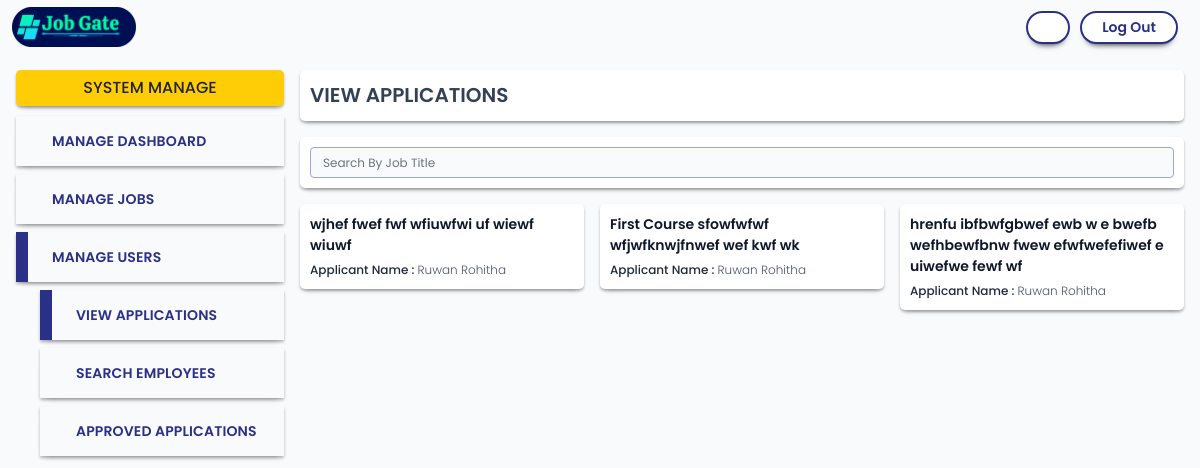
The app's page /user_company/view_applications.php (signed in) with its own data.
### tables this page shows
CREATE TABLE `job_applications` (
  `id` int(11) NOT NULL,
  `user_id` int(11) NOT NULL,
  `job_id` int(11) NOT NULL,
  `status` int(11) NOT NULL COMMENT '1=pending\r\n2=accepted\r\n3=rejected',
  `message` text DEFAULT NULL,
  `applied_date` date NOT NULL,
  `responded_date` date DEFAULT NULL
);

CREATE TABLE `jobs` (
  `id` int(11) NOT NULL,
  `user_id` int(11) NOT NULL,
  `title` varchar(500) NOT NULL,
  `description` text NOT NULL,
  `salary` int(11) NOT NULL,
  `salary_type_id` varchar(100) NOT NULL,
  `job_type_id` int(11) NOT NULL,
  `job_category_id` int(11) NOT NULL,
  `district_id` int(11) NOT NULL,
  `state` int(11) NOT NULL COMMENT '1=active\r\n2=closed',
  `created_at` timestamp NOT NULL DEFAULT current_timestamp()
);

CREATE TABLE `employies` (
  `user_id` int(11) NOT NULL,
  `first_name` varchar(100) NOT NULL,
  `last_name` varchar(100) NOT NULL,
  `description` text DEFAULT NULL,
  `gender` varchar(6) DEFAULT NULL,
  `address` varchar(300) DEFAULT NULL,
  `image` varchar(200) NOT NULL,
  `birthday` date DEFAULT NULL,
  `website` varchar(300) DEFAULT NULL,
  `linkedin` varchar(300) DEFAULT NULL,
  `github` varchar(300) DEFAULT NULL,
  `mobile` varchar(10) DEFAULT NULL,
  `skills` varchar(3000) DEFAULT NULL
);

### user_company/components/application_card.php (the view)
<div class="admin-company-card card-basic over" onmouseup="viewCompanyDetails(<?php echo $row['user_id']; ?>)">
    <div class="row">
        <div class="col-12">
            <div class="name-wrap">
                <div class="name"><?php echo $row['title']; ?></div>
            </div>
            <div class="li-desc"><span>Applicant Name :
                </span><?php echo $row['first_name'] . " " . $row['last_name']; ?></div>
        </div>
    </div>
</div>

### user_company/view_applications.php (shortened to what this page needs)
<!DOCTYPE html>
<html lang="en">
<?php $__siteroot = "."; ?>
<head>
    <?php include($__siteroot . './components/header_links.php'); ?>
</head>
<body>
    <?php include($__siteroot . './components/navigation.php'); ?>
    <div class="row gx-0">
        <div class="col-lg-3 px-3 py-3">
            <div class="btn-title">System Manage</div>
            <?php include('./components/company_menu_card.php'); ?>
        </div>
        <div class="col-lg-9 py-3 pe-3 ps-3 ps-lg-0">
            <div class="title-bar card-basic py-2 mb-3">
                VIEW APPLICATIONS
            </div>
            <div class="row gx-3">
                <div class="col-12">
                    <div class="card-basic mb-3">
                        <div class="input-group">
                            <input class="form-control" type="text" name="search_q" onkeyup="companySearchJobs()"
                                id="search_q" placeholder="Search By Job Title">
                        </div>
                    </div>
                </div>
            </div>
            <div id="company_wrap" class="row gx-3">
                <?php
                $sql = "SELECT a.id, a.user_id, a.job_id, a.status, a.message, a.applied_date, responded_date, b.user_id AS company_id, c.first_name, c.last_name,  b.title FROM job_applications a INNER JOIN jobs b ON a.job_id=b.id INNER JOIN employies c ON a.user_id=c.user_id WHERE b.state=1 AND b.user_id=" . $_SESSION['ses_user_id'];
                $result = $__conn->query($sql);
                while ($row = $result->fetch_assoc()) {
                ?>
                <div class="col-12 col-md-6 col-xl-4">
                    <?php include('components/application_card.php'); ?>
                </div>
                <?php } ?>
            </div>
        </div>
    </div>
</body>
</html>

### css/main.css (style rules this page uses)
:root { --blue-1: #2b3087; --blue-2: #4b51ac; --blue-3: #6b71cb; --blue-4: #9fa2e7; --blue-5: #e6e7fe; --green-1: #064e3b; --green-2: #047857; --green-3: #10b981; --green-4: #6ee7b7; --green-5: #ecfdf5; --red-1: #830404; --red-2: #b60303; --red-3: #ef4444; --red-4: #ff9191; --red-5: #fef2f2; --yellow-1: #ffcd05; --yellow-2: #f7ce46; --yellow-3: #f7d977; --yellow-4: #f3e5ab; --yellow-5: #f7f0d9; --bgc-1: #0f172a; --bgc-2: #1e293b; --bgc-3: #334155; --bgc-4: #475569; --bgc-5: #64748b; --bgc-6: #94a3b8; --bgc-7: #cbd5e1; --bgc-8: #e2e8f0; --bgc-9: #f8fafc; --bgc-10: #f8fafc; --shade-light: #ffffff; --shade-dark: #000000cc; --b: #000; --w: #fff; --shadow-btn: 0px 6px 6px -6px #000000; --shadow-box: 0px 6px 6px -6px #0000004f, 0 2px 3px #00000046; --shadow-box2: 0px 6px 6px -6px #0000004f, 0 2px 3px #00000013; }
* { font-family: "Roboto Slab", serif; font-family: "Poppins", sans-serif; }
.form-control, .form-select, .form-control:focus { background: #f8fafc; border: 1px solid #9fa2e7; font-weight: 400; font-size: 12px; line-height: 17px; color: var(--blue-3); }
body { background-color: #f8fafc; user-select: none; }
.title-bar { font-size: 20px; font-weight: 600; margin-bottom: 20px; line-height: 35px; color: var(--bgc-3); }
.admin-company-card .name-wrap { display: flex; }
.admin-company-card .name-wrap .name { font-size: 14px; color: var(--bgc-1); font-weight: 600; margin-bottom: 5px; }
.admin-company-card .li-desc { font-size: 12px; color: var(--bgc-4); font-weight: 300; overflow: hidden; text-overflow: ellipsis; white-space: nowrap; -webkit-box-orient: vertical; }
.admin-company-card .li-desc span { font-size: 12px; color: var(--bgc-2); font-weight: 500; }
.btn-title { background-color: var(--yellow-1); padding: 6px 10px; font-weight: 500; text-transform: uppercase; text-align: center; margin-bottom: 10px; border-radius: 5px; box-shadow: var(--shadow-box); }
.card-basic { background-color: var(--w); padding: 10px; box-shadow: var(--shadow-box); border-radius: 5px; }

### records on screen
job_applications: job.title "wjhef fwef fwf wfiuwfwi uf wiewf wiuwf", employies.first_name "Ruwan", employies.last_name "Rohitha"
job_applications: job.title "First Course sfowfwfwf wfjwfknwjfnwef wef kwf wk", employies.first_name "Ruwan", employies.last_name "Rohitha"
job_applications: job.title "hrenfu ibfbwfgbwef ewb w e bwefb wefhbewfbnw fwew efwfwefefiwef e uiwefwe fewf wf", employies.first_name "Ruwan", employies.last_name "Rohitha"
